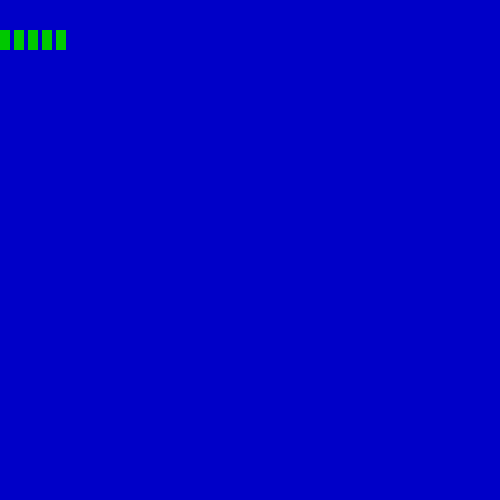
Frame 1 (no input)
Frame 60 (no input): identical to frame 1, image omitted
Frame 120 (the mouse pressed at the canvas centre since frame 60): identical to frame 1, image omitted

The p5.js sketch that drew this single still picture (run headless with seeded random() and noise() and a simulated clock; from frame 60 on, the mouse is pressed at the canvas centre):

// p5.js sketch
// ── sketch.js
///let angel; // declaring a variable, //defines variable by let
//angel = 22; // assigning a variable
//let sonia = 21; // declaring and assigning a variable

//function whatAge(){ // declaring a function
   // console.log("they're age is");
//}
//whatAge(3); // calling a function // function with parametres


let showBoxes = true; // BOOLEAN

let numBoxes =5;
let boxSpacing = 14;
let boxWidth = 10;
let boxHeight =20;

let space = 0;
let xOffset = 40;
let yOffset = 40;
let numSquares =5;
let squareHeight =20;
let squareWidth =20;

function setup(){ // gets called once ,, defines function by function
console.log("test");
createCanvas(500, 500); //function with a parameter
background(0, 0 , 200);//RGB

}

function draw() // calls every framerate
{
   if(showBoxes == true){ // if the variable is true
       drawBoxes(numBoxes, boxWidth, boxHeight, boxSpacing); //function
   }

   //if(drawGrid ==true){ drawGrid(rows, cols);
    //}
    

    //1st rowrect(100, 100, 50, 50);// 1 x, y, width, height rect(160, 100, 50, 50);// 2 x, y, width, height rect(220, 100, 50, 50);// 3 x, y, width, height rect(280, 100, 50, 50);// 4 x, y, width, height rect(340, 100, 50, 50);// 5 x, y, width, height 
    
  
    
}

// ── drawBoxes.js
function drawBoxes(numBoxes, boxWidth, boxHeight, boxSpacing){
    if(numBoxes>20){ //condition
        // comparator is == whereas = is setting the value
        console.log("too many boxes");
        return "too many boxes"; // given the parametres you gave
    }
    fill(0, 200, 0);
    noStroke();
    for( let i=0; i<numBoxes; i++){
    rect(i*boxSpacing, 30, boxWidth, boxHeight);// giving 4 parametres
    }
    return "boxes drawn";
}
